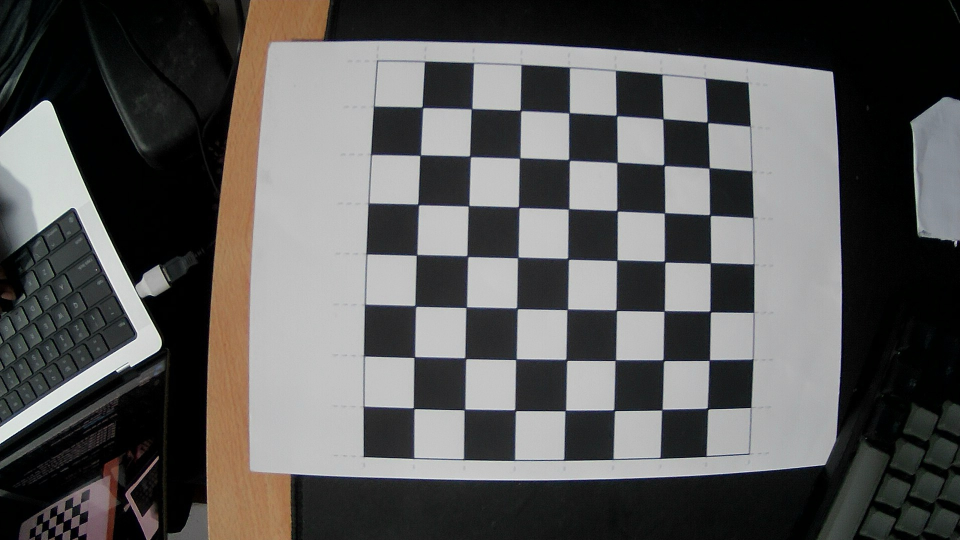
#> input picture cameraCalibration/images/image_20250127_183643_0.jpg, 1920 x 1080 px (shown at 1/2 size); its folder holds only this picture in this run
$ python test.py
#> lines starting #> are read from the running program, lines starting #| are printed output that depends on the picture; after the words box and inside, x2 and y2 are one past the last pixel; in counts of white or black regions, pixels touching at a corner belong together; long printed decimals are rounded
import cv2
import numpy as np
import glob

# Chessboard dimensions (number of inner corners per row and column)
chessboardSize = (7, 7)  # Change this to match your chessboard
frameSize = (1920, 1080)   # Change this to match your image size

# Termination criteria for corner refinement
criteria = (cv2.TERM_CRITERIA_EPS + cv2.TERM_CRITERIA_MAX_ITER, 30, 0.001)

# Prepare object points (3D points in real-world space)
objp = np.zeros((chessboardSize[0] * chessboardSize[1], 3), np.float32)
objp[:, :2] = np.mgrid[0:chessboardSize[0], 0:chessboardSize[1]].T.reshape(-1, 2)

# Arrays to store object points and image points from all images
objpoints = []  # 3D points in real-world space
imgpoints = []  # 2D points in image plane

# Load calibration images
images = glob.glob('cameraCalibration/images/*.jpg')  # Change the path and extension if needed

if len(images) == 0:
    print("Error: No images found in the specified directory.")
    exit()

for image in images:
    img = cv2.imread(image)
#> img is the input picture: shape (1080, 1920, 3); mean B, G, R 87.2, 88.2, 88.9
    if img is None:
        print(f"Error: Unable to load image {image}")
        continue

    # Color-segmentation to get binary mask
    lwr = np.array([0, 0, 143])
    upr = np.array([179, 61, 252])
    hsv = cv2.cvtColor(img, cv2.COLOR_BGR2HSV)
#> hsv: shape (1080, 1920, 3); mean H, S, V 51.2, 37.2, 91.8
    msk = cv2.inRange(hsv, lwr, upr)
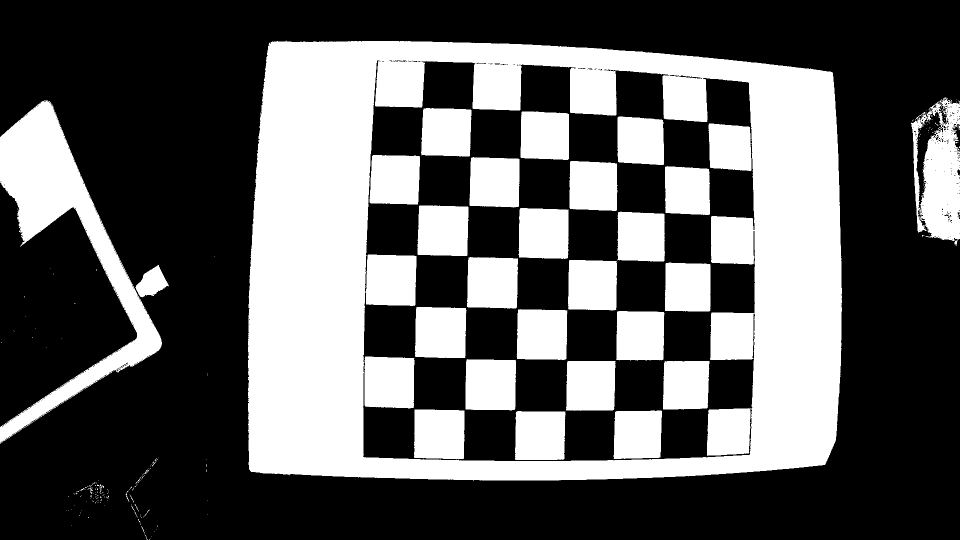
#> msk: shape (1080, 1920) (shown at 1/2 size); 36.7% white; 253 white regions (219 under 20 px), largest, box (x1, y1, x2, y2) and area: (496, 81, 1684, 961) 444729, (0, 201, 324, 888) 53261, (1822, 195, 1920, 492) 18643

    # Extract chess-board
    krn = cv2.getStructuringElement(cv2.MORPH_RECT, (50, 30))
    dlt = cv2.dilate(msk, krn, iterations=5)
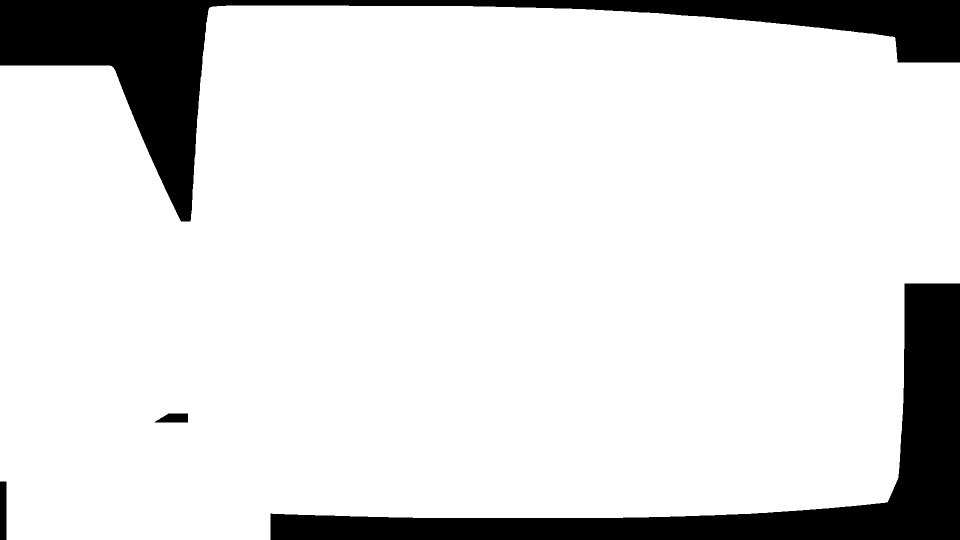
#> dlt: shape (1080, 1920) (shown at 1/2 size); 87.3% white; 4 black regions, box (x1, y1, x2, y2) and area: (0, 0, 1920, 443) 136881, (541, 567, 1920, 1080) 123366, (0, 963, 13, 1080) 1521, (309, 827, 376, 845) 963
    res = 255 - cv2.bitwise_and(dlt, msk)

    # Convert to grayscale for corner detection
    gray = cv2.cvtColor(img, cv2.COLOR_BGR2GRAY)
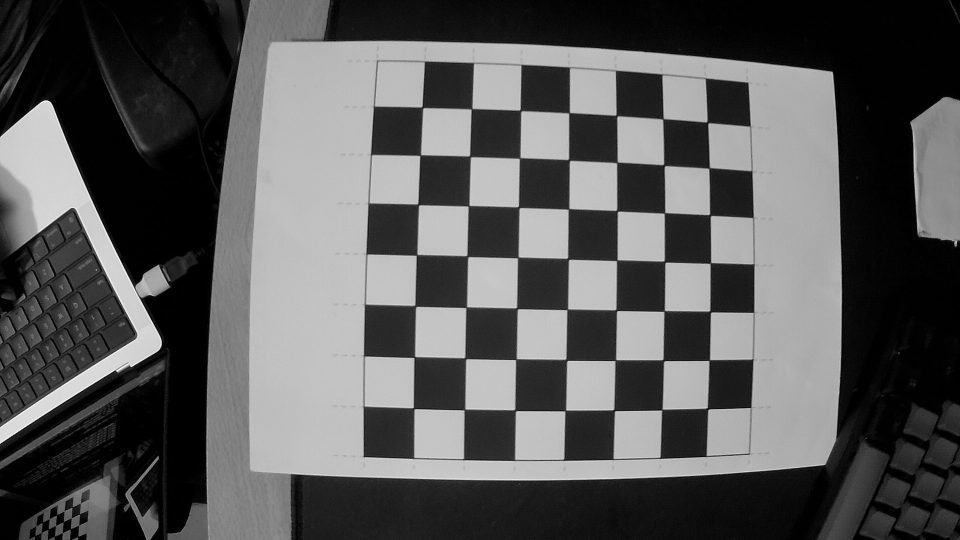
#> gray: shape (1080, 1920) (shown at 1/2 size); min 0, max 255, mean 88.3

    # Find chessboard corners
    ret, corners = cv2.findChessboardCorners(res, chessboardSize, None)
#> ret = True; corners = 49 rows, first 8: [850, 219], [940, 223], [1047, 225], [1139.8, 224.6], [1234, 231.5], [1326.5, 238], [1415.5, 245], [841, 311]

    if ret:
        print(f"Chessboard corners found in {image}")
        corners2 = cv2.cornerSubPix(gray, corners, (11, 11), (-1, -1), criteria)
#> corners2 = 49 rows, first 8: [845.2, 215], [943.5, 217.9], [1041.4, 221.3], [1138.5, 226], [1233.4, 231.5], [1326.4, 238.3], [1415.2, 245.1], [840.9, 310.8]
        objpoints.append(objp)
        imgpoints.append(corners2)

        # Draw and display the corners
        cv2.drawChessboardCorners(img, chessboardSize, corners2, ret)
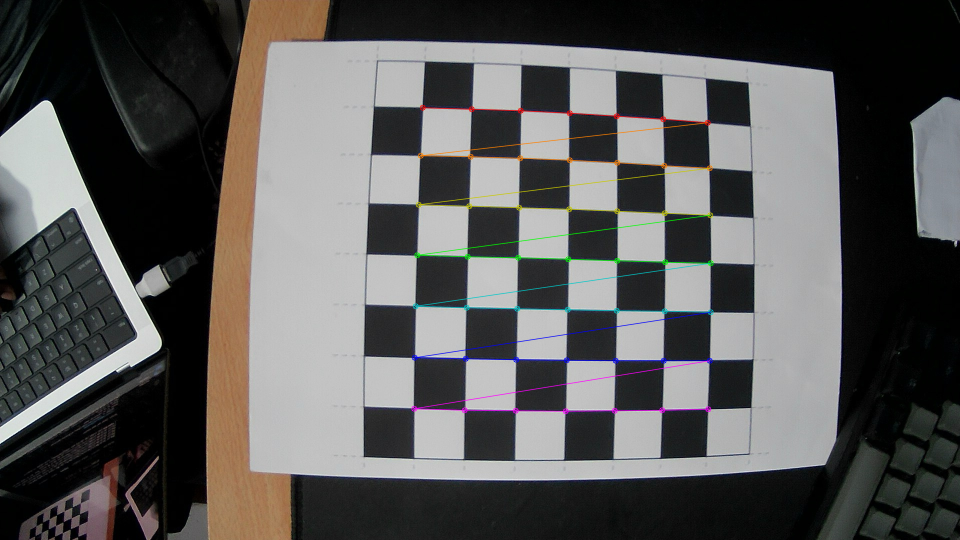
#> img: shape (1080, 1920, 3) (shown at 1/2 size); 1.29% of pixels changed, all inside (x1, y1, x2, y2) = (822, 209, 1428, 829)
        cv2.imshow('Chessboard Corners', img)
        cv2.waitKey(500)
    else:
        print(f"No chessboard corners found in {image}")

cv2.destroyAllWindows()

# Check if any valid images were found
if len(objpoints) == 0 or len(imgpoints) == 0:
    print("Error: No valid images with chessboard corners found. Calibration cannot proceed.")
    exit()

# Perform camera calibration
ret, cameraMatrix, dist, rvecs, tvecs = cv2.calibrateCamera(objpoints, imgpoints, frameSize, None, None)
#> ret = 0.299; cameraMatrix = [[697.9, 0, 940.4], [0, 691.6, 408.2], [0, 0, 1]]; dist = [[-0.0755, 0.0104, 0.0168, 0.00973, -0.0131]]; rvecs = ([-0.0266, -0.0392, 0.0271],); tvecs = ([-0.973, -1.99, 6.94],)

if ret:
    print("Calibration successful!")
    print("Camera matrix:\n", cameraMatrix)
#| Camera matrix:
#|  [[697.864    0.         940.439]
#|  [  0.         691.616 408.213]
#|  [  0.           0.           1.        ]]
    print("Distortion coefficients:\n", dist)
#| Distortion coefficients:
#|  [[-0.07552  0.01042  0.01681  0.009734 -0.01309 ]]
else:
    print("Error: Calibration failed.")

# Save the calibration results
np.savez("calibration_data.npz", cameraMatrix=cameraMatrix, dist=dist)

# Undistort a test image
test_image = cv2.imread(images[0])
h, w = test_image.shape[:2]
#> h = 1080; w = 1920
newCameraMatrix, roi = cv2.getOptimalNewCameraMatrix(cameraMatrix, dist, (w, h), 1, (w, h))
#> newCameraMatrix = [[697.9, 0, 940.4], [0, 585.7, 405.6], [0, 0, 1]]; roi = (0, 60, 1919, 914)

# Undistort
dst = cv2.undistort(test_image, cameraMatrix, dist, None, newCameraMatrix)
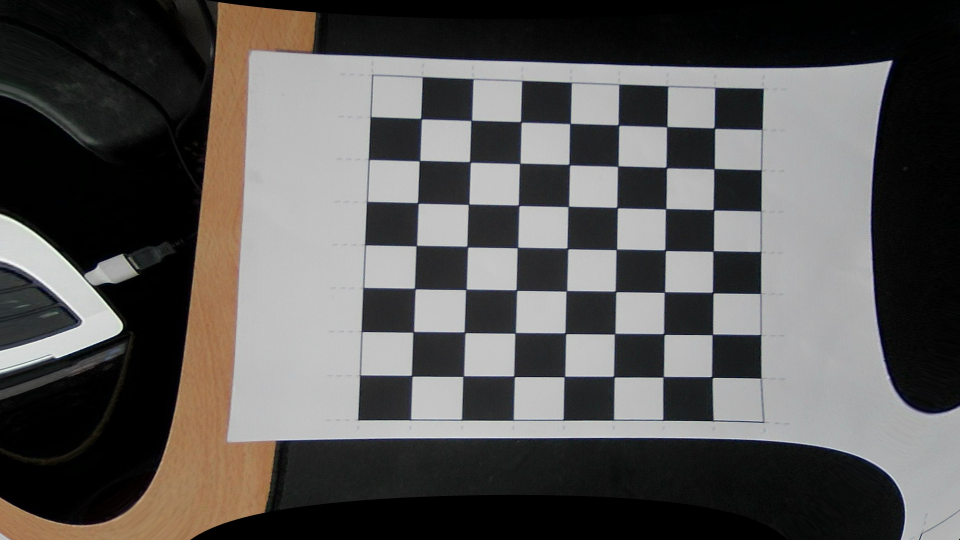
#> dst: shape (1080, 1920, 3) (shown at 1/2 size); mean B, G, R 84.3, 86, 88

# Crop the undistorted image
x, y, w, h = roi
#> x = 0; y = 60; w = 1919; h = 914
dst = dst[y:y+h, x:x+w]
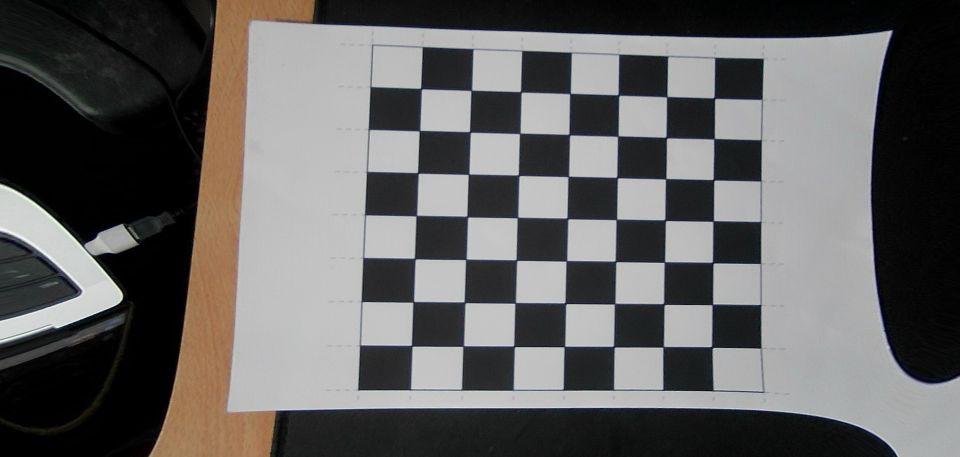
#> dst: shape (914, 1919, 3) (shown at 1/2 size); mean B, G, R 95.6, 96.6, 98

# Display the undistorted image
cv2.imshow("Undistorted Image", dst)
cv2.waitKey(0)
cv2.destroyAllWindows()

$ run again, on cameraCalibration/images/image_20250127_183646_4.jpg
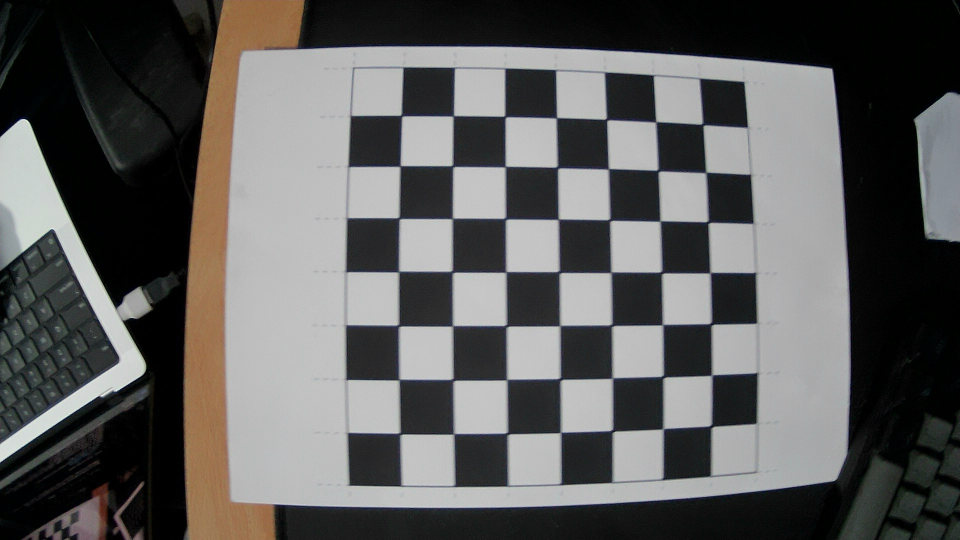
#> input picture cameraCalibration/images/image_20250127_183646_4.jpg, 1920 x 1080 px (shown at 1/2 size)
#> img is the input picture: shape (1080, 1920, 3); mean B, G, R 91.4, 92.4, 93
#> hsv: shape (1080, 1920, 3); mean H, S, V 48.4, 35.7, 95.7
#> `msk = cv2.inRange(hsv, lwr, upr)`:
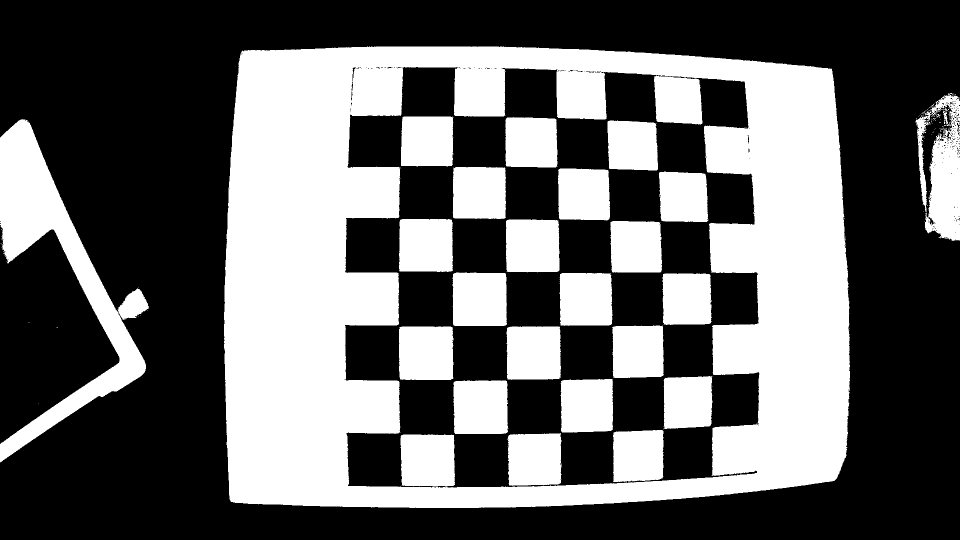
#> msk: shape (1080, 1920) (shown at 1/2 size); 39.9% white; 115 white regions (89 under 20 px), largest, box (x1, y1, x2, y2) and area: (448, 93, 1700, 1016) 539092, (0, 238, 298, 925) 51236, (1831, 186, 1920, 482) 15613
#> dlt: shape (1080, 1920); 87.9% white; 4 black regions (1 under 20 px), largest, box (x1, y1, x2, y2) and area: (0, 0, 1920, 497) 148663, (1381, 557, 1920, 1080) 60080, (0, 869, 346, 1080) 41674
#> `gray = cv2.cvtColor(img, cv2.COLOR_BGR2GRAY)`:
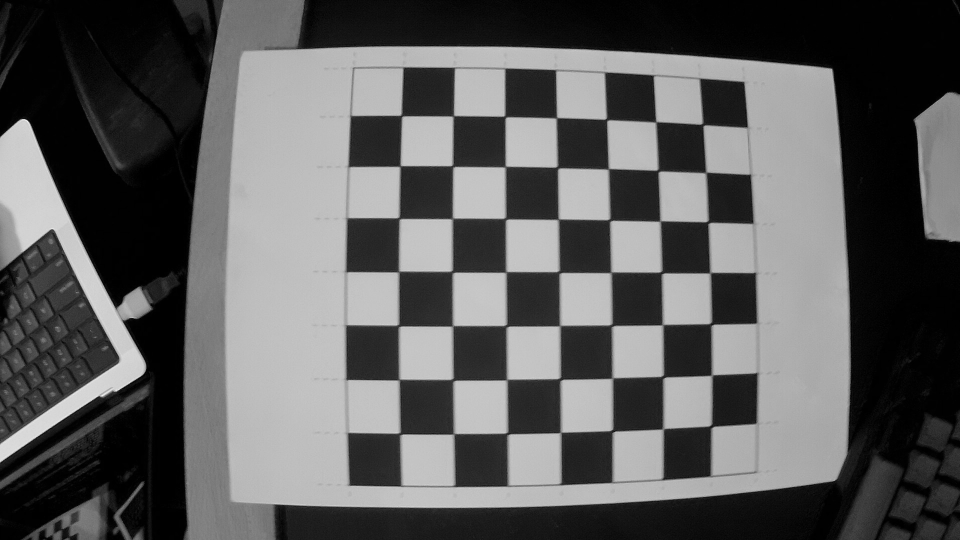
#> gray: shape (1080, 1920) (shown at 1/2 size); min 0, max 253, mean 92.5
#> ret = False; corners = None
